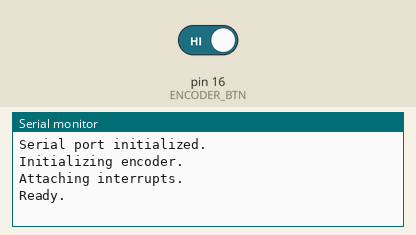
Bench run of a sketch on a simulated Arduino Uno, built with avr-gcc and run on an emulated ATmega328P. Parts: the last lines printed to the serial monitor. The inputs (shaded band) are chosen by the test bench; at power-on: pin 16 (ENCODER_BTN) HIGH.

Above: at 1.2 s.
1.3 s: pin 16 (ENCODER_BTN) driven LOW
At 1.7 s:
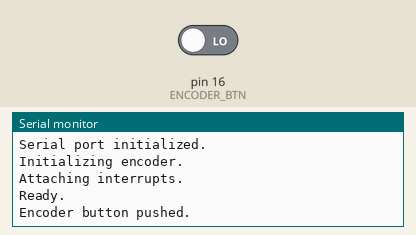
2.8 s: pin 16 (ENCODER_BTN) driven HIGH
At 4.1 s:
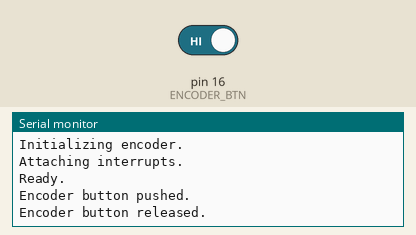

The sketch:

Encoder.ino
```cpp
// (licence header left out)
//
// The encoder is connected to analog pin D10 (PD2, physical pin 16) and D11 (PD3, pin physical 17).
// The encoder button is connected to pin D16 (PC0, physical pin 22)
//
#define ENCODER_1   11
#define ENCODER_2   10
#define ENCODER_BTN 16

//
// Track the encoder changes.
//
volatile bool _encoderPositionChanged = false;

//
// Track the encoder button.
//
volatile bool _encoderButtonChanged = false;

void setup() {
  //
  // Initialize the serial port.
  //
  Serial.begin(500000);

  //
  // Wait for serial port to connect.
  //
  while (!Serial) {}
  Serial.println("Serial port initialized.");

  //
  // Initialize the encoder pins.
  //
  Serial.println("Initializing encoder.");
  pinMode(ENCODER_1, INPUT_PULLUP);
  pinMode(ENCODER_2, INPUT_PULLUP);
  pinMode(ENCODER_BTN, INPUT_PULLUP);

  //
  // Attach interrupts to each of the pins.
  //
  Serial.println("Attaching interrupts.");
  attachInterrupt(digitalPinToInterrupt(ENCODER_1), onEncoderPositionChange, RISING);
  attachInterrupt(digitalPinToInterrupt(ENCODER_2), onEncoderPositionChange, RISING);

  //
  // Setup has completed.
  //
  Serial.println("Ready.");
}

void loop() {
  //
  // Check if the encoder button was pushed.
  //
  int value = digitalRead(ENCODER_BTN);

  if (value == LOW && !_encoderButtonChanged) {
    _encoderButtonChanged = true;
    Serial.println("Encoder button pushed.");
  }
  else if (value == HIGH && _encoderButtonChanged) {
    _encoderButtonChanged = false;
    Serial.println("Encoder button released.");
  }

  //
  // Check if the encoder position changed.
  //
  if (_encoderPositionChanged) {
    //
    // Read the encoder A value.
    //
    int value1 = digitalRead(ENCODER_1);
    Serial.print("ENCODER_1 = "); Serial.println(value1 == HIGH ? "HIGH" : "LOW");

    //
    // Read the encoder B value.
    //
    int value2 = digitalRead(ENCODER_2);
    Serial.print("ENCODER_2 = "); Serial.println(value1 == HIGH ? "HIGH" : "LOW");

    //
    // Reset the flag.
    //
    _encoderPositionChanged = false;
  }
}

void onEncoderPositionChange() {
  _encoderPositionChanged = true;
}
```

Measured:
- after the input at 1.3 s, the serial monitor: prints a new line at once (image 1)
- after the input at 2.8 s, the serial monitor: prints a new line at once (image 2)
